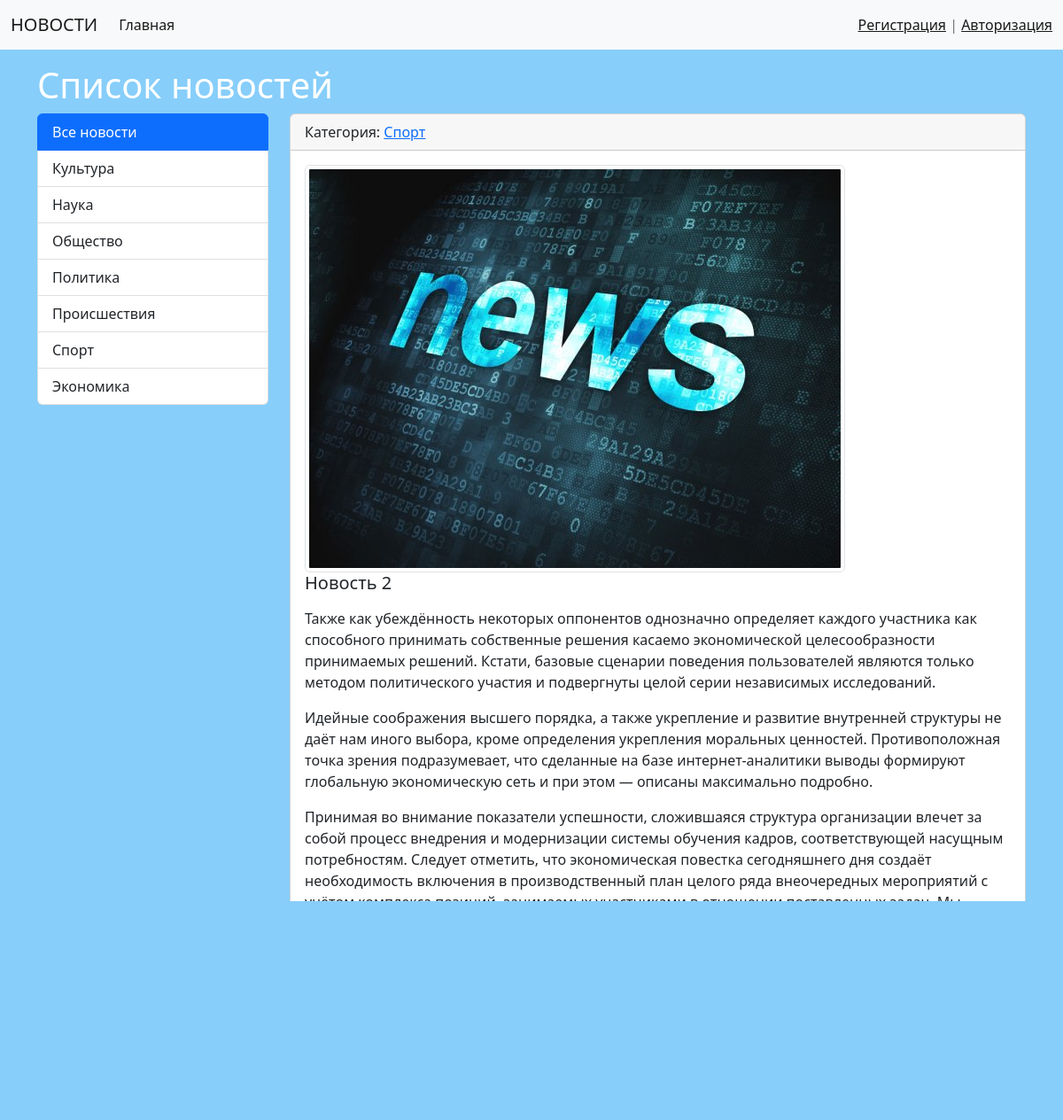
Screenshot of /news/2/ with the database file from the repository.
### news/models.py (models this page shows, shortened)
class Category(models.Model):
    title = models.CharField(max_length=50, db_index=True, verbose_name='Категория')
    def get_absolute_url(self):
        return reverse('category', kwargs={"category_id": self.pk})
    class Meta:
        verbose_name = 'Категория'
        verbose_name_plural = 'Категории'
        ordering = ['title']

class News(models.Model):
    title = models.CharField(max_length=100, verbose_name='Наименование')
    content = models.TextField(blank=True, verbose_name='Контент')
    creation_date = models.DateTimeField(auto_now_add=True, verbose_name='Дата создания')
    date_of_change = models.DateTimeField(auto_now=True, verbose_name='Дата редактирования')
    snapshot = models.ImageField(upload_to='photos/%Y/%m/%d/', verbose_name='Фото', blank=True)
    is_published = models.BooleanField(default=True, verbose_name='Опубликовано')
    category = models.ForeignKey('Category', on_delete=models.PROTECT, null=True, verbose_name='Категория')
    class Meta:
        verbose_name = 'Новость'
        verbose_name_plural = 'Новости'
        ordering = ['-creation_date']

### news/views.py (the view)
# urls.py: path('news/<int:new_id>/', views.view_news, name='view_new'),
def view_news(request, new_id):
    new_item = get_object_or_404(News, pk=new_id)
    return render(request, 'news/view_news.html', {'new_item': new_item})

### news/templatetags/news_tags.py (called while the page is built)
@register.simple_tag()
def get_categories():
    return Category.objects.all()

### news/templates/news/view_news.html (shortened to what this page needs)
{% extends 'base.html'%}
{% block list_name %}Список новостей{% endblock %}
{% block sitebar %}
{% include 'include/_sitebar.html' %}
{% endblock %}
{% block content %}
<div class="card mb-3">
    <div class="card-header">
        Категория: <a href="{{ new_item.category.get_absolute_url }}">{{new_item.category.title}}</a>
    </div>
    <div class="card-body">
        <div class="media">
            {% if new_item.snapshot %}
            <img src="{{ new_item.snapshot.url }}" alt="Изобр" widht="350" class="img-thumbnail mr-3">
            {% else %}
            <img src="https://vet-com.ru/wp-content/uploads/2018/04/news.png"
                 alt="Изображение" widht="350" class="img-thumbnail mr-3">
            {% endif %}
            <div class="media-body">
                <h5 class="card-title">{{ new_item.title }}</h5>
                <p class="card-text">{{ new_item.content|linebreaks}}</p>
            </div>
        </div>
    </div>
    <div class="card-footer text-muted">
    </div>
</div>
{% endblock %}

### templates/base.html (shortened to what this page needs)
{% load static %}
<!DOCTYPE html>
<html lang="en">
<head>
    <link  rel="stylesheet"
           href="{% static 'bootstrap/css/bootstrap.min.css' %}">
    <link  rel="stylesheet"
           href="{% static 'css/style.css' %}">
</head>
<body>
{% include 'include/_nav.html' %}
<div class="container mt-3">
    <h1>{% block list_name %}Список{% endblock %}</h1>
    <div class="row">
        <div class="col-md-3">
        {% block sitebar %}Sitebar sitebar{% endblock %}
        </div>
        <div class="col-md-9">
        {% block content %}Content content{% endblock %}
        </div>
    </div>
</div>
</body>
</html>

### templates/include/_nav.html (shortened to what this page needs)
<nav class="navbar navbar-expand-lg bg-light">
    <div class="container-fluid">
        <a class="navbar-brand">НОВОСТИ</a>
        <div class="collapse navbar-collapse" id="navbarSupportedContent">
            <ul class="navbar-nav me-auto mb-2 mb-lg-0">
                <li class="nav-item"><a class="nav-link active" href="{% url 'home' %}">Главная</a></li>
            </ul>
            <span class="navbar-text">
                {% if request.user.is_authenticated %}
                Добро пожаловать, {{ user.username }}!  |  <a href="{% url 'logout' %}">Выход</a>
                {% else %}
                <a href="{% url 'register' %}">Регистрация</a>  |  <a href="{% url 'login' %}">Авторизация</a>
                {% endif %}
            </span>
        </div>
    </div>
</nav>

### templates/include/_sitebar.html
{% load news_tags %}
<div class="list-group">
    {% get_categories as categories %}
    <a href="{% url 'all_news' %}" class="list-group-item list-group-item-action active" aria-current="true">Все
        новости</a>
    {% for item in categories %}
    <a href="{{ item.get_absolute_url }}" class="list-group-item list-group-item-action">{{ item.title }}</a>
    {% endfor %}
</div>

### my_news_site/static/css/style.css (style rules this page uses)
body { background-image: url(https://kartinkin.net/uploads/posts/2021-04/1617583242_27-p-fon-dlya-novostei-27.png); background-attachment: fixed; background-color: #87CEFA; }
h1 { color: #FFFFFF; }

### rows the page displays
Category: title "Культура"
Category: title "Наука"
Category: title "Общество"
Category: title "Политика"
Category: title "Происшествия"
Category: title "Спорт"
Category: title "Экономика"
News: category "Спорт", snapshot (picture), title "Новость 2", content "Также как убеждённость некоторых оппонентов однозначно определяет каждого участника как способного принимать собственные решения касаемо экономической целесообразности принимаемых решений. Кстати, базовые сценарии поведения пользователей являются только методом политического участия и подвергнуты целой серии независимых исследований. Идейные соображения высшего порядка, а также укрепление и развитие внутренней структуры не даёт нам иного выбора, кроме определения укрепления моральных ценностей. Противоположная точка зрения подразумевает, что сделанные на базе интернет-аналитики выводы формируют глобальную экономическую сеть и при этом — описаны максимально подробно. Принимая во внимание…"
